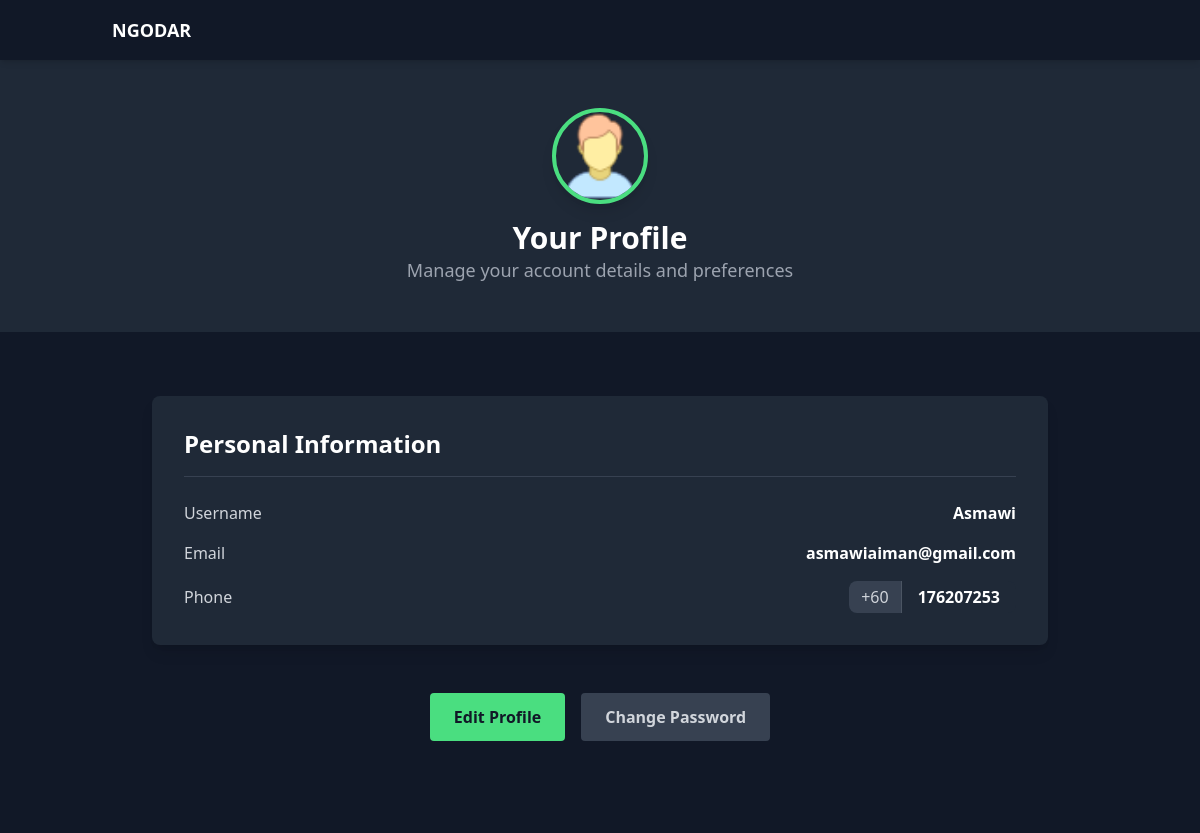
The page /user-home/user-profile/ (signed in) on the database its author committed.
### ngodars/models.py (models this page shows, shortened)
class USER(models.Model):
    userID = models.AutoField(primary_key=True)
    username = models.TextField(default=None)
    email = models.EmailField(default=None)
    password = models.TextField(default=None)
    phone = models.TextField(default=None)

### ngodars/views.py (the view)
# urls.py: path('user-home/user-profile/', views.user_profile, name='user_profile'),
def user_profile(request):
    user_id = request.session.get('user_id')
    if not request.session.get('user_type') == 'user':
        request.session.flush()
        messages.error(request, "You do not have permission to view this page. Please login again")
        return redirect('login')
    user = USER.objects.get(userID=user_id)
    context = {
        'user': user,
    }
    return render(request, 'user/user_profile.html', context)

### ngodars/templates/user/user_profile.html (shortened to what this page needs)
{% load static %}
<!DOCTYPE html>
<html lang="en">
<head>
    <script src="https://cdn.tailwindcss.com"></script>
</head>
<body class="bg-gray-900 text-white font-sans">
    <header class="sticky top-0 z-50 bg-gray-900 shadow-md">
        <div class="container mx-auto flex justify-between items-center py-4 px-6">
            <a href="{% url 'user_home' %}"><h1 class="text-lg font-bold uppercase">Ngodar</h1></a>
        </div>
    </header>
    <main class="min-h-screen">
        <section id="profileHeader" class="relative bg-gray-800 text-white py-12 hidden">
            <div class="container mx-auto text-center">
                <img src="{% static 'images/user.png' %}" alt="User Profile Picture"
                     class="h-24 w-24 mx-auto rounded-full border-4 border-green-400 shadow-lg">
                <h2 class="text-3xl font-bold mt-4">Your Profile</h2>
                <p class="text-gray-400 text-lg">Manage your account details and preferences</p>
            </div>
        </section>
        <section id="profileInfo" class="py-16 bg-gray-900 hidden">
            <div class="container mx-auto max-w-4xl">
                <div class="bg-gray-800 rounded-lg shadow-lg p-8">
                    <h3 class="text-2xl font-bold mb-6 border-b border-gray-700 pb-4">Personal Information</h3>
                    <div class="space-y-4">
                        <div class="flex justify-between items-center">
                            <p class="text-gray-300">Username</p>
                            <p class="text-white font-semibold">{{ user.username }}</p>
                        </div>
                        <div class="flex justify-between items-center">
                            <p class="text-gray-300">Email</p>
                            <p class="text-white font-semibold">{{ user.email }}</p>
                        </div>
                        <div class="flex justify-between items-center">
                            <p class="text-gray-300">Phone</p>
                            <div class="flex items-center">
                                <div class="px-3 py-1 bg-gray-700 text-gray-300 rounded-l-lg border-r border-gray-600">
                                    +60
                                </div>
                                <p class="text-white font-semibold bg-gray-800 px-4 py-1 rounded-r-lg">
                                    {{ user.phone }}
                                </p>
                            </div>
                        </div>
                    </div>
                </div>
                <div class="flex justify-center mt-12 space-x-4">
                    <a href="{% url 'user_update' %}"
                       class="px-6 py-3 bg-green-400 text-gray-900 font-bold rounded hover:bg-green-500 transition">Edit Profile</a>
                    <a href="{% url 'user_update_password' %}"
                       class="px-6 py-3 bg-gray-700 text-gray-300 font-bold rounded hover:bg-gray-600 transition">Change Password</a>
                </div>
            </div>
        </section>
    </main>
</body>
</html>

### ngodars/templates/user/user_profile.html (style rules this page uses)
html { scroll-behavior: smooth; }
.animate-popup { animation: popup 0.5s ease-out forwards; }

### rows shown on the page
USER: username "Asmawi", email "asmawiaiman@gmail.com", phone "176207253"
